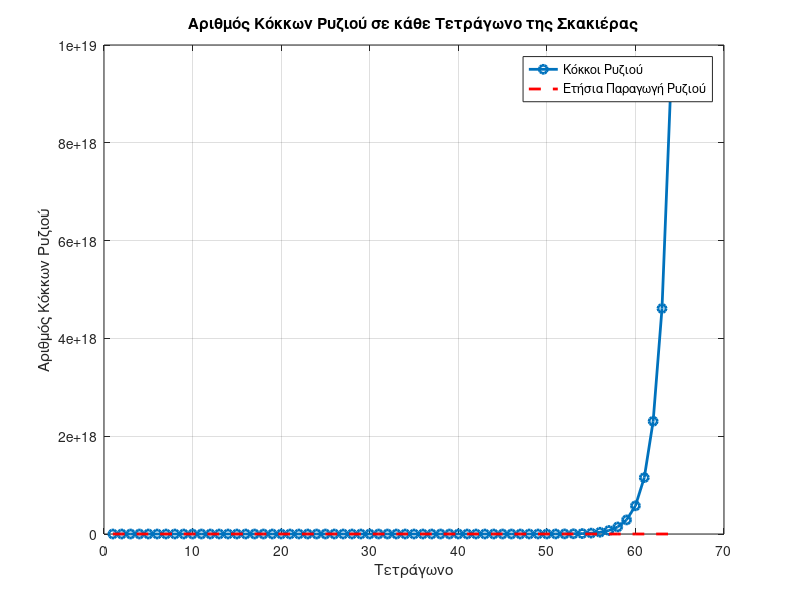

Write MATLAB code to recreate this figure.


function main()
    % Βάρος ενός κόκκου ρυζιού σε mg
    weight_per_rice = 25; % σε mg
    
    % Παραγωγή ρυζιού σε τόνους ανά έτος
    annual_production = 1000; % σε τόνους
    
    % Αριθμός των τετραγώνων της σκακιέρας
    num_squares = 64;
    
    % Αρχικοποίηση μεταβλητής για τον αριθμό των κόκκων ρυζιού
    total_rice = 0;
    
    % Αρχικοποίηση λίστας για τον αριθμό των κόκκων ρυζιού σε κάθε τετράγωνο
    rice_per_square = zeros(1, num_squares);
    
    % Επανάληψη για κάθε τετράγωνο της σκακιέρας
    for square = 1:num_squares
        % Υπολογισμός αριθμού κόκκων ρυζιού για το τρέχον τετράγωνο
        rice_on_square = 2^(square - 1);
        
        % Εκτύπωση του αριθμού των κόκκων ρυζιού για το τρέχον τετράγωνο
        fprintf('Οι κόκκοι είναι: %d\n', rice_on_square);
        
        % Αποθήκευση αριθμού κόκκων ρυζιού για το τρέχον τετράγωνο
        rice_per_square(square) = rice_on_square;
        
        % Αύξηση του συνολικού αριθμού των κόκκων ρυζιού
        total_rice = total_rice + rice_on_square;
    end
    
    % Υπολογισμός του συνολικού βάρους των κόκκων ρυζιού σε mg
    total_rice_mg = total_rice * weight_per_rice;
    
    % Μετατροπή του συνολικού βάρους των κόκκων ρυζιού από mg σε τόνους
    total_rice_tons = total_rice_mg / 1e6;
    
    % Εκτύπωση του συνολικού βάρους των κόκκων ρυζιού σε τόνους
    fprintf('Συνολικός αριθμός κόκκων ρυζιού που χρειάζονται: %.2f τόνοι\n', total_rice_tons);
    
    % Υπολογισμός του αριθμού των χρόνων που απαιτούνται για να πληρωθεί ο σοφός
    years_needed = total_rice_tons / annual_production;
    
    % Εκτύπωση του αριθμού των χρόνων που απαιτούνται
    fprintf('Χρόνια που απαιτούνται για να πληρωθεί ο σοφός: %.2f χρόνια\n', years_needed);
    
    % Απεικόνιση του αριθμού των κόκκων ρυζιού σε κάθε τετράγωνο
    plot(1:num_squares, rice_per_square, 'o-', 'LineWidth', 2);
    hold on;
    % Απεικόνιση της ετήσιας παραγωγής ρυζιού
    plot(1:num_squares, annual_production * ones(1, num_squares), 'r--', 'LineWidth', 2);
    
    % Ετικέτες για τους άξονες και τον τίτλο
    xlabel('Τετράγωνο');
    ylabel('Αριθμός Κόκκων Ρυζιού');
    title('Αριθμός Κόκκων Ρυζιού σε κάθε Τετράγωνο της Σκακιέρας');
    
    % Εμφάνιση του legend
    legend('Κόκκοι Ρυζιού', 'Ετήσια Παραγωγή Ρυζιού');
    grid on;
    hold off;
end
